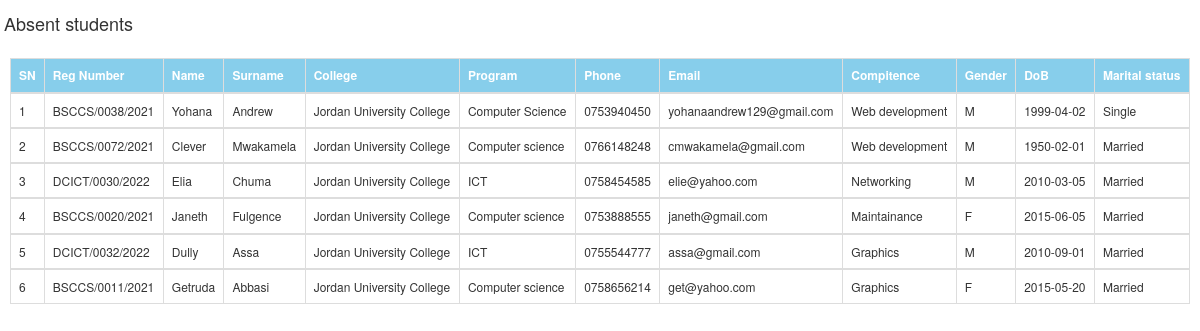
The page /absent_students.php on the database its author committed.
### tables this page shows
CREATE TABLE `student` (
  `student_id` int(11) NOT NULL,
  `student_reg` varchar(255) NOT NULL,
  `student_fname` varchar(255) DEFAULT NULL,
  `student_lname` varchar(255) DEFAULT NULL,
  `student_college` varchar(255) DEFAULT NULL,
  `student_program` varchar(255) DEFAULT NULL,
  `study_level` varchar(11) NOT NULL,
  `student_phone` varchar(255) DEFAULT NULL,
  `student_email` varchar(255) DEFAULT NULL,
  `student_compitence` varchar(255) DEFAULT NULL,
  `student_letter` varchar(255) DEFAULT NULL,
  `student_start_date` date DEFAULT NULL,
  `student_end_date` date DEFAULT NULL,
  `student_reg_date` date DEFAULT NULL,
  `student_gender` varchar(6) NOT NULL,
  `student_field_duration` int(11) DEFAULT NULL,
  `student_dob` date DEFAULT NULL,
  `student_marital_status` varchar(10) NOT NULL,
  `status` enum('pending','rejected','accepted') NOT NULL DEFAULT 'pending',
  `intake_id` int(11) DEFAULT NULL
);

### absent_students.php (the view, shortened to what this page needs)
<?php
          $current_date=date('Y-m-d');
?>
<!DOCTYPE html>
<html>
<head>
    <?php include_once'links.php'; ?>
</head>
<body>
    <div class="row">
        <div class="col-md-12" style="padding: 4px;">
            <div class="col-md-9"><h4>Absent students</h4></div>
            <div class="col-md-3"></div>
        </div>
    </div>
   <form action="" method="post">
    <?php
    require('dbconect.php');
    $sql="SELECT * FROM student as st JOIN field_intake AS fi ON st.intake_id=fi.intake_id WHERE st.status='accepted' AND fi.intake_name='Field/2023/7' AND st.student_id NOT IN (SELECT a.student_id FROM `attendance` AS a JOIN student AS s ON a.student_id=s.student_id WHERE a.permission_status='attended' AND a.attend_date = '$current_date' UNION (SELECT s.student_id FROM `attendance` AS a JOIN student AS s ON a.student_id=s.student_id WHERE a.permission_status='permission' AND a.attend_date = '$current_date'));"
        ?>
                    <div class="tbl">
                        <?php
if($result = mysqli_query($conn, $sql)){
    if(mysqli_num_rows($result) > 0){
        echo "<table class='table table-bordered table-hover responsive'>";
            echo "<tr>";
                echo "<th>SN</th>";
                echo "<th>Reg Number</th>";
                echo "<th>Name</th>";
                echo "<th>Surname</th>";
                echo "<th>College</th>";
                echo "<th>Program</th>";
                echo "<th>Phone</th>";
                echo "<th>Email</th>";
                echo "<th>Compitence</th>";
                echo "<th>Gender</th>";
                echo "<th>DoB</th>";
                echo "<th>Marital status</th>";
            echo "</tr>";
            $count=mysqli_num_rows($result);
              $i=1;
             while ($i<=$count) {
        while($row = mysqli_fetch_array($result)){
            echo "<tbody id='id01'>";
            echo "<tr>";
                echo "<td>" . $i. "</td>";
                echo "<td>" . $row['student_reg'] . "</td>";
                echo "<td>" . $row['student_fname'] . "</td>";
                echo "<td>" . $row['student_lname'] . "</td>";
                echo "<td>" . $row['student_college'] . "</td>";
                echo "<td>" . $row['student_program'] . "</td>";
                echo "<td>" . $row['student_phone'] . "</td>";
                echo "<td>" . $row['student_email'] . "</td>";
                echo "<td>" . $row['student_compitence'] . "</td>";
                 echo "<td>" . $row['student_gender'] . "</td>";
                echo "<td>" . $row['student_dob'] . "</td>";
                echo "<td>" . $row['student_marital_status'] . "</td>";
            echo "</tr>";
            echo "</tbody>";
            $i++;
        }
    }
        echo "</table>";
    } else{
        echo "No records matching your query were found.";
    }
} else{
    echo "ERROR: Could not able to execute $sql. " . mysqli_error($conn);
}
?>
     </div>
     </form>
</body>
</body>
</html>

### links.php (shortened to what this page needs)
<link href="css/w3.css" rel="stylesheet" />
<link href="css/styles.css" rel="stylesheet" />
<link href="bootsrap/bootstrap.css" rel="stylesheet" />

### css/w3.css (style rules this page uses)
*,*:before,*:after { box-sizing:inherit }
html { -ms-text-size-adjust:100%;-webkit-text-size-adjust:100% }
body { margin:0 }
html,body { font-family:Verdana,sans-serif;font-size:15px;line-height:1.5 }
html { overflow-x:hidden }
h4 { font-size:20px }
h1,h2,h3,h4,h5,h6 { font-family:"Segoe UI",Arial,sans-serif;font-weight:400;margin:10px 0 }

### css/styles.css (style rules this page uses)
table { width: 100%; }
table,th,td { border-collapse: collapse; font-size: 12px; }
th { color: white; background-color: skyblue; }
form { padding: 10px; }
.tbl { overflow-x: auto; }

### rows shown on the page
student: student_reg "BSCCS/0038/2021", student_fname "Yohana", student_lname "Andrew", student_college "Jordan University College", student_program "Computer Science", student_phone "0753940450", student_email "yohanaandrew129@gmail.com", student_compitence "Web development", student_gender "M", student_dob "1999-04-02", student_marital_status "Single"
student: student_reg "BSCCS/0072/2021", student_fname "Clever", student_lname "Mwakamela", student_college "Jordan University College", student_program "Computer science", student_phone "0766148248", student_email "cmwakamela@gmail.com", student_compitence "Web development", student_gender "M", student_dob "1950-02-01", student_marital_status "Married"
student: student_reg "DCICT/0030/2022", student_fname "Elia", student_lname "Chuma", student_college "Jordan University College", student_program "ICT", student_phone "0758454585", student_email "elie@yahoo.com", student_compitence "Networking", student_gender "M", student_dob "2010-03-05", student_marital_status "Married"
student: student_reg "BSCCS/0020/2021", student_fname "Janeth", student_lname "Fulgence", student_college "Jordan University College", student_program "Computer science", student_phone "0753888555", student_email "janeth@gmail.com", student_compitence "Maintainance", student_gender "F", student_dob "2015-06-05", student_marital_status "Married"
student: student_reg "DCICT/0032/2022", student_fname "Dully", student_lname "Assa", student_college "Jordan University College", student_program "ICT", student_phone "0755544777", student_email "assa@gmail.com", student_compitence "Graphics", student_gender "M", student_dob "2010-09-01", student_marital_status "Married"
student: student_reg "BSCCS/0011/2021", student_fname "Getruda", student_lname "Abbasi", student_college "Jordan University College", student_program "Computer science", student_phone "0758656214", student_email "get@yahoo.com", student_compitence "Graphics", student_gender "F", student_dob "2015-05-20", student_marital_status "Married"
